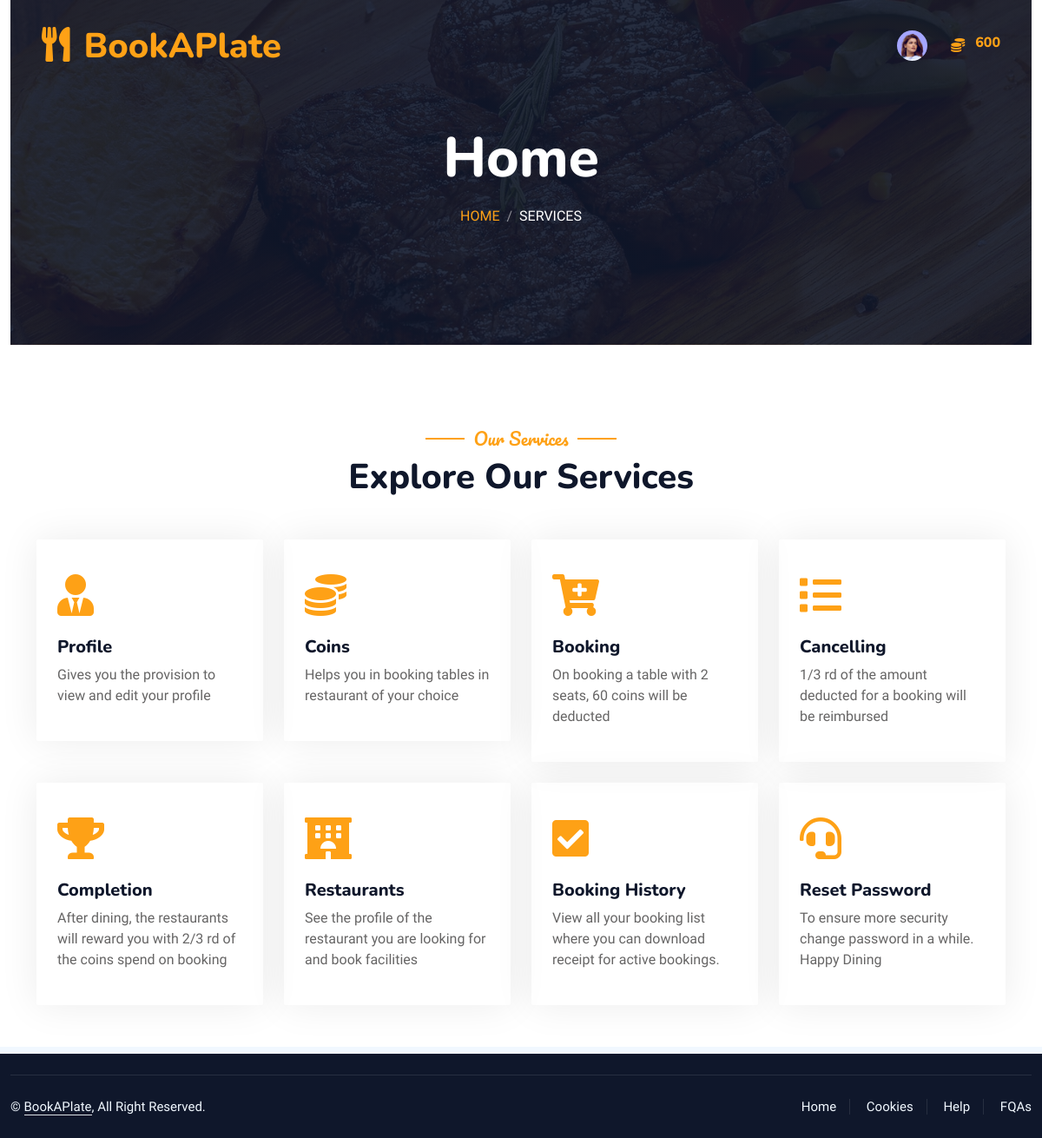
Screenshot of /customer_user/ (signed in) with the database file from the repository.
### admin_workbench/models.py (models this page shows)
class Customer(models.Model):
    customer_id = models.AutoField(primary_key=True)
    phone = models.CharField(max_length=13, unique=True)
    address = models.CharField(max_length=100)
    place = models.CharField(max_length=100)
    STATES_CHOICES = [
    ('','Select State'),
    ('Andhra Pradesh', 'Andhra Pradesh'),
    ('Arunachal Pradesh', 'Arunachal Pradesh'),
    ('Assam', 'Assam'),
    ('Bihar', 'Bihar'),
    ('Chhattisgarh', 'Chhattisgarh'),
    ('Goa', 'Goa'),
    ('Gujarat', 'Gujarat'),
    ('Haryana', 'Haryana'),
    ('Himachal Pradesh', 'Himachal Pradesh'),
    ('Jharkhand', 'Jharkhand'),
    ('Karnataka', 'Karnataka'),
    ('Kerala', 'Kerala'),
    ('Madhya Pradesh', 'Madhya Pradesh'),
    ('Maharashtra', 'Maharashtra'),
    ('Manipur', 'Manipur'),
    ('Meghalaya', 'Meghalaya'),
    ('Mizoram', 'Mizoram'),
    ('Nagaland', 'Nagaland'),
    ('Odisha', 'Odisha'),
    ('Punjab', 'Punjab'),
    ('Rajasthan', 'Rajasthan'),
    ('Sikkim', 'Sikkim'),
    ('Tamil Nadu', 'Tamil Nadu'),
    ('Telangana', 'Telangana'),
    ('Tripura', 'Tripura'),
    ('Uttar Pradesh', 'Uttar Pradesh'),
    ('Uttarakhand', 'Uttarakhand'),
    ('West Bengal', 'West Bengal')
]
    state = models.CharField(max_length=100, choices=STATES_CHOICES,default='Kerala')
    status = models.CharField(max_length=10, default='Active')
    profile_photo = models.ImageField(upload_to='profile_pictures/', null=True)
    id_proof = models.ImageField(upload_to='customer_identifier/', null=True)
    user = models.OneToOneField(User, on_delete=models.CASCADE)

class Coins(models.Model):
    coin_id = models.AutoField(primary_key=True)
    coin_quantity = models.IntegerField(default= 2000)
    user = models.ForeignKey(Customer,on_delete=models.CASCADE)

### customer/views.py (the view)
# urls.py: path('',HomeView,name='admin_home'),
@login_required
def HomeView(request):
    logged_user, customer, coins = get_customer_and_coins(request)
    context = {
        'logged_user': logged_user,
        'customer': customer,
        'coins': coins,
    }
    return render(request, 'customer/home.html', context)

### customer/views.py (called while the page is built)
@login_required
def get_customer_and_coins(request):
    logged_user = request.user
    customer = get_object_or_404(Customer, user=logged_user)
    coins = get_object_or_404(Coins, user=customer)
    return logged_user, customer, coins

### customer/templates/customer/home.html (shortened to what this page needs)
{% extends 'customer/base.html'%} {% load static %}  {% block content %}
<div class="container-xxl position-relative p-0">
  <div class="container-xxl py-5 bg-dark hero-header mb-5">
    <div class="container text-center my-5 pt-5 pb-4">
      <h1 class="display-3 text-white mb-3 animated slideInDown">
        Home
      </h1>
      <nav aria-label="breadcrumb">
        <ol class="breadcrumb justify-content-center text-uppercase">
          <li class="breadcrumb-item"><a href="#">Home</a></li>
          <li class="breadcrumb-item text-white active" aria-current="page">
        Services
          </li>
        </ol>
      </nav>
    </div>
  </div>
</div>
        <div class="container-xxl py-5">
            <div class="container">
                <div class="text-center wow fadeInUp" data-wow-delay="0.1s">
                    <h5 class="section-title ff-secondary text-center text-primary fw-normal">Our Services</h5>
                    <h1 class="mb-5">Explore Our Services</h1>
                </div>
                <div class="row g-4">
                    <div class="col-lg-3 col-sm-6 wow fadeInUp" data-wow-delay="0.1s">
                        <div class="service-item rounded pt-3">
                            <div class="p-4">
                                <i class="fa fa-3x fa-user-tie text-primary mb-4"></i>
                                <h5>Profile</h5>
                                <p>Gives you the provision to view and edit your profile</p>
                            </div>
                        </div>
                    </div>
                    <div class="col-lg-3 col-sm-6 wow fadeInUp" data-wow-delay="0.3s">
                        <div class="service-item rounded pt-3">
                            <div class="p-4">
                                <i class="fa fa-3x fa-coins text-primary mb-4"></i>
                                <h5>Coins</h5>
                                <p>Helps you in booking tables in restaurant of your choice</p>
                            </div>
                        </div>
                    </div>
                    <div class="col-lg-3 col-sm-6 wow fadeInUp" data-wow-delay="0.5s">
                        <div class="service-item rounded pt-3">
                            <div class="p-4">
                                <i class="fa fa-3x fa-cart-plus text-primary mb-4"></i>
                                <h5>Booking</h5>
                                <p>On booking a table with 2 seats, 60 coins will be deducted</p>
                            </div>
                        </div>
                    </div>
                    <div class="col-lg-3 col-sm-6 wow fadeInUp" data-wow-delay="0.7s">
                        <div class="service-item rounded pt-3">
                            <div class="p-4">
                                <i class="fa fa-3x fa-list text-primary mb-4"></i>
                                <h5>Cancelling</h5>
                                <p>1/3 rd of the amount deducted for a booking will be reimbursed </p>
                            </div>
                        </div>
                    </div>
                    <div class="col-lg-3 col-sm-6 wow fadeInUp" data-wow-delay="0.1s">
                        <div class="service-item rounded pt-3">
                            <div class="p-4">
                                <i class="fa fa-3x fa-trophy text-primary mb-4"></i>
                                <h5>Completion</h5>
                                <p>After dining, the restaurants will reward you with 2/3 rd of the coins spend on booking </p>
                            </div>
                        </div>
                    </div>
                    <div class="col-lg-3 col-sm-6 wow fadeInUp" data-wow-delay="0.3s">
                        <div class="service-item rounded pt-3">
                            <div class="p-4">
                                <i class="fa fa-3x fa-hotel text-primary mb-4"></i>
                                <h5>Restaurants</h5>
                                <p>See the profile of the restaurant you are looking for and book facilities</p>
                            </div>
                        </div>
                    </div>
                    <div class="col-lg-3 col-sm-6 wow fadeInUp" data-wow-delay="0.5s">
                        <div class="service-item rounded pt-3">
                            <div class="p-4">
                                <i class="fa fa-3x fa-check-square text-primary mb-4"></i>
                                <h5>Booking History</h5>
                                <p>View all your booking list where you can download receipt for active bookings.</p>
                            </div>
                        </div>
                    </div>
                    <div class="col-lg-3 col-sm-6 wow fadeInUp" data-wow-delay="0.7s">
                        <div class="service-item rounded pt-3">
                            <div class="p-4">
                                <i class="fa fa-3x fa-headset text-primary mb-4"></i>
                                <h5>Reset Password</h5>
                                <p>To ensure more security change password in a while. Happy Dining</p>
                            </div>
                        </div>
                    </div>
                </div>
            </div>
        </div>
</div>
{% endblock %}

### customer/templates/customer/base.html (shortened to what this page needs)
{% load static %}
<!DOCTYPE html>
<html lang="en">
  <head>
    <link
      href="https://cdnjs.cloudflare.com/ajax/libs/font-awesome/5.10.0/css/all.min.css"
      rel="stylesheet"
    />
    <link
      href="https://cdn.jsdelivr.net/npm/bootstrap-icons@1.4.1/font/bootstrap-icons.css"
      rel="stylesheet"
    />
    <link
      href="{% static 'book_a_plate/lib/animate/animate.min.css' %}"
      rel="stylesheet"
    />
    <link
      href="{% static 'book_a_plate/lib/owlcarousel/assets/owl.carousel.min.css' %}"
      rel="stylesheet"
    />
    <link
      href="{% static 'book_a_plate/lib/tempusdominus/css/tempusdominus-bootstrap-4.min.css' %}"
      rel="stylesheet"
    />
    <link
      href="{% static 'book_a_plate/css/bootstrap.min.css' %}"
      rel="stylesheet"
    />
    <link href="{% static 'book_a_plate/css/style.css' %}" rel="stylesheet" />
  </head>
  <body>
    <div class="container-xxl bg-white p-0">
      <div class="container-xxl position-relative p-0">
        <nav
          class="navbar navbar-expand-lg navbar-dark bg-dark px-4 px-lg-5 py-3 py-lg-0"
        >
          <a href="#" class="navbar-brand p-0">
            <h1 class="text-primary m-0">
              <i class="fa fa-utensils me-3"></i>BookAPlate
            </h1>
          </a>
          <div
            class="collapse navbar-collapse justify-content-end px-0"
            id="navbarNav"
          >
            <ul
              class="navbar-nav flex-row ms-auto align-items-center justify-content-end"
            >
              <li class="nav-item dropdown">
                <a
                  class="nav-link nav-icon-hover"
                  href="javascript:void(0)"
                  id="drop2"
                  data-bs-toggle="dropdown"
                  aria-expanded="false"
                >
                  {% if logged_user.is_authenticated and customer.profile_photo.url %}
                  <img
                    src="{{customer.profile_photo.url}}"
                    alt=""
                    width="35"
                    height="35"
                    class="rounded-circle"
                  />
                  {% else %}
                  <i class="fa fa-list"></i>
                  {% endif %}
                </a>
              </li>
              <li class="nav-item">
                <span>&nbsp;&nbsp;&nbsp;&nbsp;&nbsp;&nbsp;</span>
                <label class="text-primary">
                  <i class="fa fa-coins"></i>
                </label>
                <span>&nbsp;&nbsp;</span>
              </li>
              <li class="nav-item">
                <label class="text-primary">
                  <h6 class="text-primary">{{coins.coin_quantity}}</h6>
                </label>
              </li>
            </ul>
          </div>
        </nav>
      </div>
      <div class="container-fluid">{% block content %} {% endblock %}</div>
      <div
        class="container-fluid bg-dark text-light footer pt-4 mt-2 wow fadeIn"
        data-wow-delay="0.1s"
      >
        <div class="copyright">
          <div class="row">
            <div class="col-md-6 text-center text-md-start mb-3 mb-md-0">
              &copy; <a class="border-bottom" href="#">BookAPlate</a>, All Right
              Reserved.
            </div>
            <div class="col-md-6 text-center text-md-end">
              <div class="footer-menu">
                <a href="#">Home</a>
                <a href="#">Cookies</a>
                <a href="#">Help</a>
                <a href="#">FQAs</a>
              </div>
            </div>
          </div>
        </div>
      </div>
  </body>
</html>

### static/book_a_plate/css/style.css (style rules this page uses)
:root { --primary: #FEA116; --light: #F1F8FF; --dark: #0F172B; }
.ff-secondary { font-family: 'Pacifico', cursive; }
.navbar-dark .navbar-nav .nav-link { position: relative; margin-left: 25px; padding: 35px 0; font-size: 15px; color: var(--light) !important; text-transform: uppercase; font-weight: 500; outline: none; transition: .5s; }
@media (min-width: 992px) { .navbar-dark { position: absolute; width: 100%; top: 0; left: 0; z-index: 999; background: transparent !important; } }
.hero-header { background: linear-gradient(rgba(15, 23, 43, .9), rgba(15, 23, 43, .9)), url(../img/bg-hero.jpg); background-position: center center; background-repeat: no-repeat; background-size: cover; }
.breadcrumb-item + .breadcrumb-item::before { color: rgba(255, 255, 255, .5); }
.section-title { position: relative; display: inline-block; }
.section-title::before { position: absolute; content: ""; width: 45px; height: 2px; top: 50%; left: -55px; margin-top: -1px; background: var(--primary); }
.section-title::after { position: absolute; content: ""; width: 45px; height: 2px; top: 50%; right: -55px; margin-top: -1px; background: var(--primary); }
.service-item { box-shadow: 0 0 45px rgba(0, 0, 0, .08); transition: .5s; }
.service-item * { transition: .5s; }
.footer .copyright { padding: 25px 0; font-size: 15px; border-top: 1px solid rgba(256, 256, 256, .1); }
.footer .copyright a { color: var(--light); }
.footer .footer-menu a { margin-right: 15px; padding-right: 15px; border-right: 1px solid rgba(255, 255, 255, .1); }
.footer .footer-menu a:last-child { margin-right: 0; padding-right: 0; border-right: none; }

### rows the page displays
Customer: profile_photo (picture)
Coins: coin_quantity "600"
